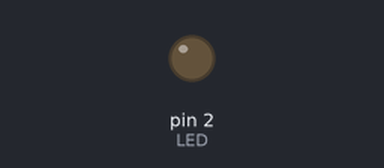
The sketch below on a simulated Arduino Uno, built with avr-gcc and run on an emulated ATmega328P. Shown: output pins drawn as LEDs (lit = HIGH).

Above: at 0.2 s.
At 8.7 s:
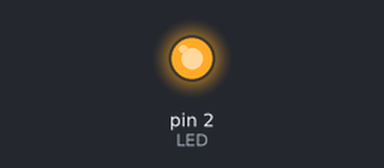
Timing chart, 0 to 9.1 s (numbered marks = the images above):
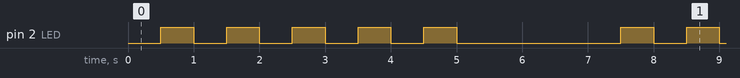

The sketch:

node_mcu_test.ino
```cpp
/*
    Code made to test basic functionalities for node mcu board.
    Opens for bluetooth, wifi and blinks 5 times.
    Wifi will try to send email to designated email address,
    using specific email credentials if there is wifi.
    Bluetooth will be active to connect from code or other
    com source.
*/

#define LED 2

void setup() {
  // Set pin mode`
  pinMode(LED, OUTPUT);
}

void loop() {
  // This code used to test blink
  // Should blink 5 times then wait 2 seconds
  for(int i=0;  i < 5;  i++){
    delay(500);
    digitalWrite(LED, HIGH);
    delay(500);
    digitalWrite(LED,LOW);
  }
  delay(2000);
}
```

Measured:
- by itself, pin 2 (LED): repeats every 7.0 s: 4 × (LOW 0.50 s, HIGH 0.50 s), LOW 2.5 s, HIGH 0.50 s
- by itself, everything shown: repeats every 7.0 s, in 10 steps
